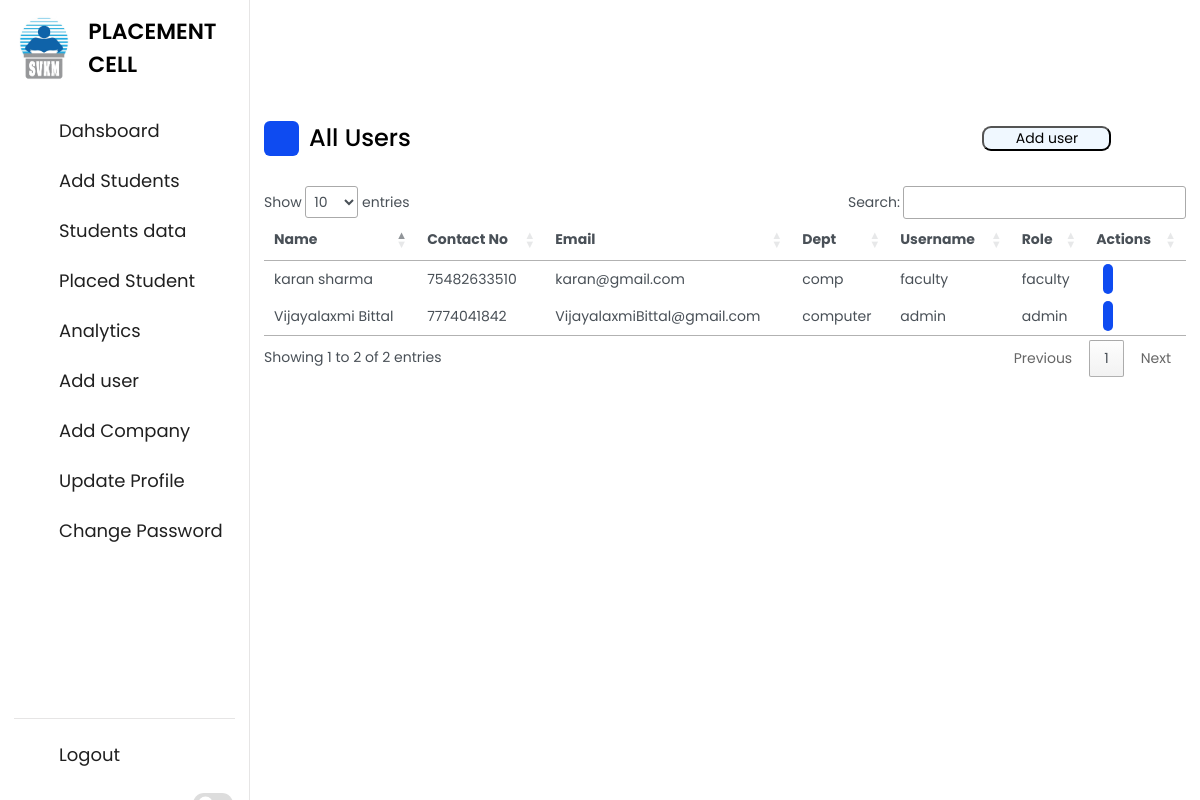
The app's page /all_users.php (signed in), older data.
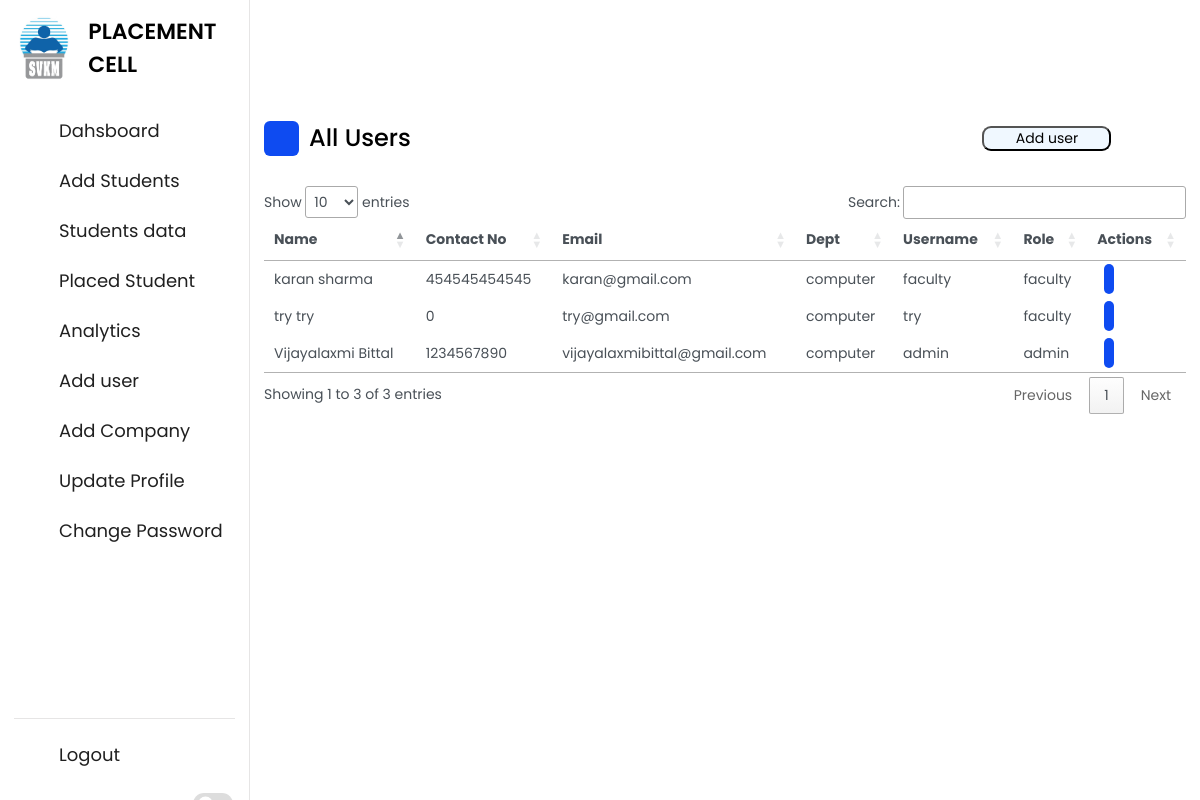
The same page, newer data.
### tables this page shows
CREATE TABLE `users_profile` (
  `username` varchar(30) NOT NULL,
  `fname` varchar(20) NOT NULL,
  `lname` varchar(20) NOT NULL,
  `contact` bigint(20) NOT NULL,
  `email` varchar(30) NOT NULL,
  `dept` varchar(20) NOT NULL
);

CREATE TABLE `users` (
  `username` varchar(30) NOT NULL,
  `password` varchar(255) NOT NULL,
  `role` varchar(30) NOT NULL
);

### all_users.php (the view, shortened to what this page needs)
<!DOCTYPE html>
<html lang="en">
<head>
          <link rel="stylesheet" type="text/css" href="css/lib.2.css">
          <link rel="stylesheet" type="text/css" href="css/light.css">
          <link rel="stylesheet" type="text/css" href="css/bootstrap5.css">
          <link rel="stylesheet" href="css/style.css">
     <link rel="stylesheet" href="https://unicons.iconscout.com/release/v4.0.0/css/line.css">
        </head>
        <body data-theme="light" data-layout="fluid">
        <nav>
        <div class="logo-name">
            <div class="logo-image">
                <img src="img/logo.jpg" style="height: 75px; width:75px" alt="">
            </div>
            <span class="logo_name">PLACEMENT CELL</span>
        </div>
        <div class="menu-items">
        <?php
            include 'partials/_dbconnect.php';
            $uname = $_SESSION['username'];
            $sql = "SELECT `role` FROM `users` WHERE username= '$uname' ";
            $result = mysqli_query($conn , $sql);
            $num = mysqli_num_rows($result);
            $admin_or_faculty = $num;
            if($num > 0) {
            $row = mysqli_fetch_assoc($result);
            echo "
            <ul class='nav-links' style='padding-left: 0rem;'>
                <li><a href='admin_dashboard.php'>
                    <i class='uil uil-estate'></i>
                    <span class='link-name'>Dahsboard</span>
                </a></li>
                <li><a href='add_student.php'>
                    <i class='uil-user-plus'></i>
                    <span class='link-name'>Add Students</span>
                </a></li>
                <li><a href='student_data.php'>
                    <i class='uil uil-files-landscapes'></i>
                    <span class='link-name'>Students data</span>
                </a></li>
                <li><a href='placed_Student.php'>
                    <i class='uil-arrow-up-right'></i>
                    <span class='link-name'>Placed Student</span>
                </a></li>
                <li><a href='analytics.php'>
                    <i class='uil uil-chart'></i>
                    <span class='link-name'>Analytics</span>
                </a></li>";
            if($row['role'] == 'admin'){
                echo " <li><a href='all_users.php'>
                <i class='uil-user'></i>
                <span class='link-name'>Add user</span>
            </a></li>
            <li><a href='add_company.php'>
            <i class=' uil-building'></i>
            <span class='link-name'>Add Company</span>
        </a></li>";
            }
            echo "<li><a href='update_profile_admin_faculty.php'>
            <i class='uil-notes'></i>
            <span class='link-name'>Update Profile</span>
        </a></li>";
        }
            echo "
        <li><a href='change_password.php'>
            <i class='uil-key-skeleton'></i>
            <span class='link-name'>Change Password</span>
        </a></li></ul>";
            ?>
            <ul class="logout-mode" style="padding-left: 0rem;">
                <li><a href="/miniproject_final/logout.php">
                    <i class="uil uil-signout"></i>
                    <span class="link-name">Logout</span>
                </a></li>
                <div class="mode-toggle">
                  <span class="switch"></span>
                </div>
            </ul>
        </div>
    </nav>
    <?php
if($admin_or_faculty>0 && $row['role']=='admin') {
?>
        <div class="dashboard">
        <div class="top" style="background-color: transparent;">
            <i class="uil uil-bars sidebar-toggle"></i>
        </div>
        <div class='dash-content'>
        <div class='overview'>
            <div class='title'>
                <i class='uil uil-user'></i>
                <span class='text'>All Users</span>
             <button style="margin-left: 62%; background-color: aliceblue;  border-radius: 9px;width: 129px;" onclick="fnc()"> Add user </button>
            </div>
            <table id="myTable">
            <thead>
              <tr>
                <th>Name</th>
                <th>Contact No</th>
                <th>Email</th>
                <th>Dept</th>
                <th>Username</th>
                <th>Role</th>
                <th>Actions</th>
              </tr>
            </thead>
            <tbody>
            <?php
             include 'partials/_dbconnect.php';
            $sql = "SELECT users_profile.`fname`, users_profile.`lname`, users_profile.`contact`, users_profile.`email`, users_profile.`dept`,users.username,users.role FROM `users_profile` JOIN users ON `users_profile`.username = users.username";
            $result = mysqli_query($conn , $sql);
            $num = mysqli_num_rows($result);
                $i = 0;
            if($num>0){
                while ($i<$num) {
                $row = mysqli_fetch_assoc($result);
          echo "<tr>
                <td>".$row['fname']." ".$row['lname']."</td>
            <td>".$row['contact']."</td>
            <td>".$row['email']."</td>
            <td>".$row['dept']."</td>
            <td>".$row['username']."</td>
            <td>".$row['role']."</td>
            <td>";
           echo "<span style='background-color: var(--primary-color);
            border-radius: 6px;
            color: var(--title-icon-color);
            width: 19px;
            justify-content: center;
            align-items: center;
            text-align: center;  margin-left: 7px; padding: 5px;'> <a title='Delete' href='partials/delete_user.php?username=".$row['username']."' style='color: white;' > <i class='uil-archive-alt' class='delete'> </i> </a> </span>
             </td>
          </tr>";
                $i++;
                }
            }
        }
            ?>
            </tbody>
          </table>
 <link rel="stylesheet" href="//cdn.datatables.net/1.12.1/css/jquery.dataTables.min.css">
</body>
</html>

### css/lib.2.css (style rules this page uses)
html, body { height: 100%; }

### css/style.css (style rules this page uses)
* { margin: 0; padding: 0; box-sizing: border-box; font-family: 'Poppins', sans-serif; }
:root { --primary-color: #0E4BF1; --panel-color: #FFF; --text-color: #000; --black-light-color: #202020; --border-color: #e6e5e5; --toggle-color: #DDD; --box1-color: #4DA3FF; --box2-color: #FFE6AC; --box3-color: #E7D1FC; --title-icon-color: rgb(248, 244, 244); --tran-05: all 0.5s ease; --tran-03: all 0.3s ease; --tran-03: all 0.2s ease; }
body { min-height: 100vh; background-color: var(--primary-color); }
nav { position: fixed; top: 0; left: 0; height: 100%; width: 250px; padding: 10px 14px; background-color: var(--panel-color); border-right: 1px solid var(--border-color); transition: var(--tran-05); }
nav .logo-name { display: flex; align-items: center; }
nav .logo-image { display: flex; justify-content: center; min-width: 45px; }
nav .logo-image img { width: 40px; object-fit: cover; border-radius: 50%; background-color: #000; }
nav .logo-name .logo_name { font-size: 22px; font-weight: 600; color: var(--text-color); margin-left: 14px; transition: var(--tran-05); }
nav .menu-items { margin-top: 20px; height: calc(100% - 90px); display: flex; flex-direction: column; justify-content: space-between; }
.menu-items li { list-style: none; }
.menu-items li a { display: flex; align-items: center; height: 50px; text-decoration: none; position: relative; }
.menu-items li a i { font-size: 24px; min-width: 45px; height: 100%; display: flex; align-items: center; justify-content: center; color: var(--black-light-color); }
.menu-items li a .link-name { font-size: 18px; font-weight: 400; color: var(--black-light-color); transition: var(--tran-05); }
.menu-items .logout-mode { padding-top: 10px; border-top: 1px solid var(--border-color); }
.menu-items .mode-toggle { position: absolute; right: 14px; height: 50px; min-width: 45px; display: flex; align-items: center; justify-content: center; cursor: pointer; }
.mode-toggle .switch { position: relative; display: inline-block; height: 22px; width: 40px; border-radius: 25px; background-color: var(--toggle-color); }
.switch:before { content: ""; position: absolute; left: 5px; top: 50%; transform: translateY(-50%); height: 15px; width: 15px; background-color: var(--panel-color); border-radius: 50%; transition: var(--tran-03); }
.dashboard { position: relative; left: 250px; background-color: var(--panel-color); min-height: 100vh; width: calc(100% - 250px); padding: 10px 14px; transition: var(--tran-05); }
.dashboard .top { position: fixed; top: 0; left: 250px; display: flex; width: calc(100% - 250px); justify-content: space-between; align-items: center; padding: 10px 14px; background-color: var(--panel-color); transition: var(--tran-05); z-index: 10; }
.dashboard .top .sidebar-toggle { font-size: 26px; color: var(--text-color); cursor: pointer; }
.dashboard .dash-content { padding-top: 50px; }
.dash-content .title { display: flex; align-items: center; margin: 60px 0 30px 0; }
.dash-content .title i { position: relative; height: 35px; width: 35px; background-color: var(--primary-color); border-radius: 6px; color: var(--title-icon-color); display: flex; align-items: center; justify-content: center; font-size: 24px; }
.dash-content .title .text { font-size: 24px; font-weight: 500; color: var(--text-color); margin-left: 10px; }

Row changes from the older to the newer data that the page shows:
changed users_profile "Vijayalaxmi": contact "7774041842" → "1234567890"; email "VijayalaxmiBittal@gmail.com" → "vijayalaxmibittal@gmail.com"
changed users_profile "karan": contact "75482633510" → "454545454545"; dept "comp" → "computer"
added users_profile: fname "try", lname "try", contact "0", email "try@gmail.com", dept "computer", users.username "try", users.role "faculty"
Text that changed along with them:
text written by a page script: "Show entries Search: Showing 1 to 2 of 2 entries Previous 1 Next" → "Show entries Search: Showing 1 to 3 of 3 entries Previous 1 Next"
